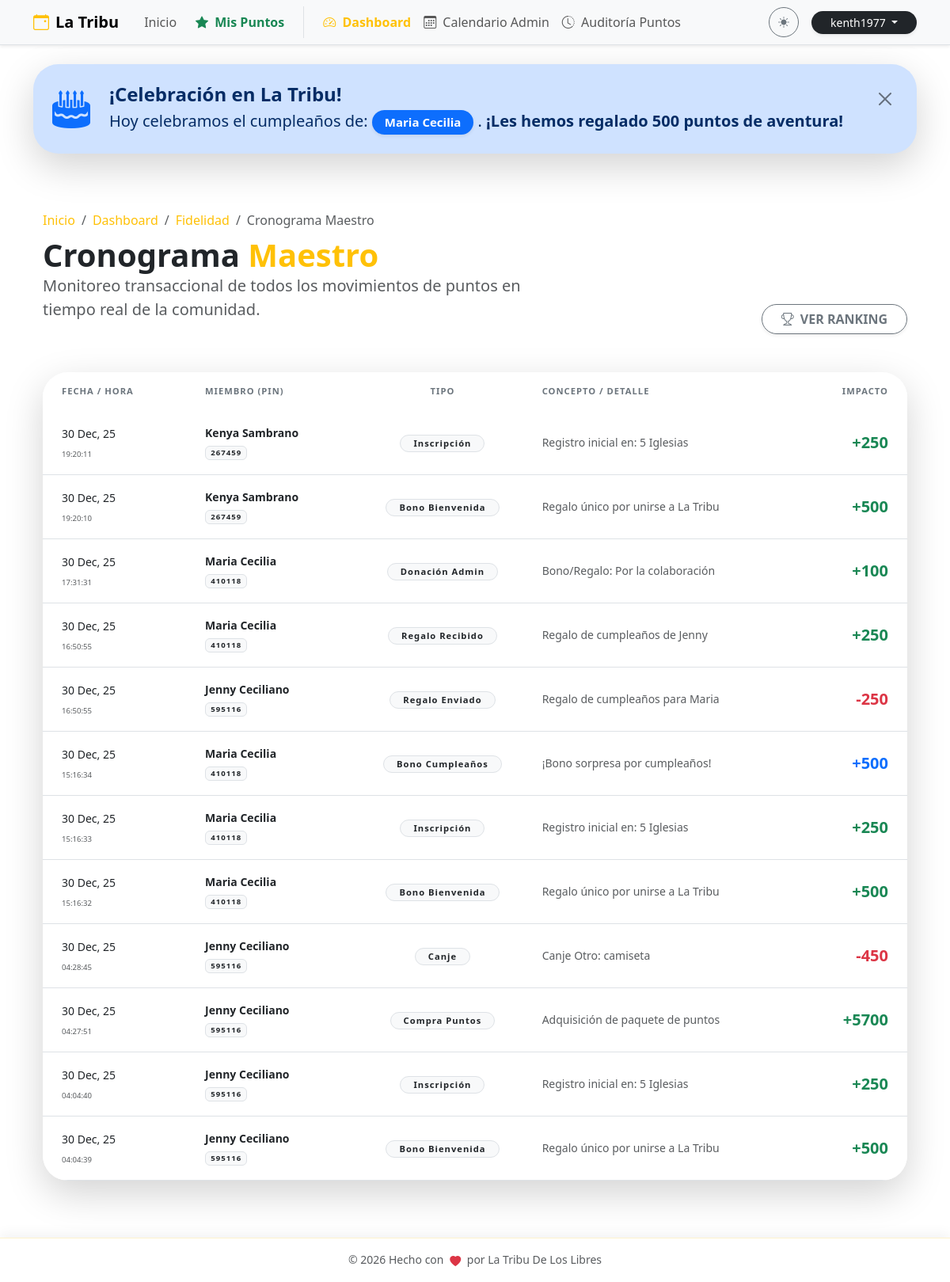
Before: /admin/puntos/cronograma (signed in) with the older database file.
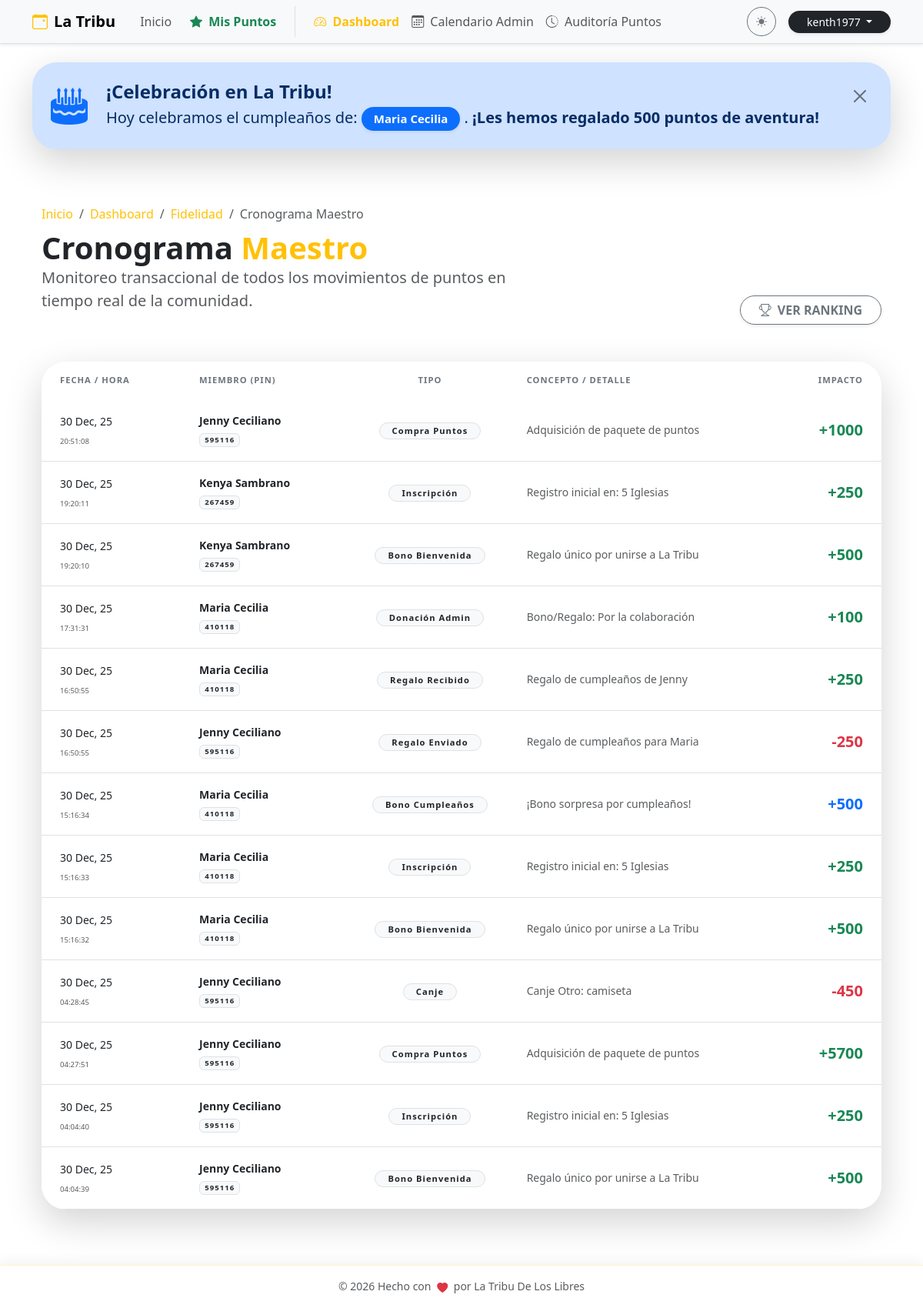
After: the same page with the newer database file.
### db.py (models this page shows, shortened)
class Member(db.Model):
    __tablename__ = 'member'
    id = db.Column(db.Integer, primary_key=True)
    pin = db.Column(db.String(10), unique=True, nullable=False)
    nombre = db.Column(db.String(100), nullable=False)
    apellido1 = db.Column(db.String(100), nullable=False)
    apellido2 = db.Column(db.String(100))
    telefono = db.Column(db.String(20))
    birth_date = db.Column(db.Date)
    puntos_totales = db.Column(db.Integer, default=0)
    ultimo_regalo_bday = db.Column(db.Integer, default=0)
    bookings = db.relationship('Booking', backref='member', lazy=True, cascade="all, delete-orphan")
    point_logs = db.relationship('PointLog', backref='member', lazy=True, cascade="all, delete-orphan")

class PointLog(db.Model):
    __tablename__ = 'point_log'
    id = db.Column(db.Integer, primary_key=True)
    member_id = db.Column(db.Integer, db.ForeignKey('member.id'), nullable=False)
    transaction_type = db.Column(db.String(50), nullable=False)
    description = db.Column(db.String(200))
    amount = db.Column(db.Integer, nullable=False)
    created_at = db.Column(db.DateTime, default=datetime.utcnow)
    booking_id = db.Column(db.Integer, db.ForeignKey('booking.id'), nullable=True)
    is_penalized = db.Column(db.Boolean, default=False)  # Si el movimiento fue penalizado
    penalty_reason = db.Column(db.String(200), nullable=True)  # Razón de la penalización

### puntos.py (the view)
@puntos_bp.route('/cronograma')
@login_required
def cronograma_total():
    if not current_user.is_superuser:
        abort(403)
    raw_logs = PointLog.query.order_by(PointLog.created_at.desc()).limit(200).all()
    formatted_logs = [_formatear_log(log) for log in raw_logs]
    return render_template('puntos.html',
                         logs=formatted_logs,
                         selected_member=None,
                         is_global_schedule=True)

### app.py (called while the page is built)
@login_manager.user_loader
def load_user(user_id):
    try:
        return User.query.get(int(user_id))
    except (TypeError, ValueError, Exception):
        return None

### templates/puntos.html (shortened to what the changed rows need)
    {% extends "base.html" %}
    {% block content %}
    <div class="container py-4">
        <div class="row mb-5 align-items-end animate__animated animate__fadeIn">
            <div class="col-md-7">
                <h1 class="display-6 fw-bold mb-0">
                    {% if is_global_schedule %}
                        Cronograma <span class="text-warning">Maestro</span>
                    {% elif selected_member %}
                        Estado de Cuenta: <span class="text-warning">{{ selected_member.nombre }}</span>
                    {% else %}
                        Portal de <span class="text-warning">Fidelidad</span>
                    {% endif %}
                </h1>
            </div>
        </div>
        {% if is_global_schedule %}
        <div class="card border-0 shadow-lg rounded-5 overflow-hidden animate__animated animate__fadeIn">
            <div class="card-body p-0">
                <div class="table-responsive">
                    <table class="table table-hover align-middle mb-0">
                        <thead class="bg-body-tertiary">
                            <tr>
                                <th class="border-0 px-4 py-3 text-secondary x-small fw-bold text-uppercase">Fecha / Hora</th>
                                <th class="border-0 py-3 text-secondary x-small fw-bold text-uppercase">Miembro (PIN)</th>
                                <th class="border-0 py-3 text-secondary x-small fw-bold text-uppercase text-center">Tipo</th>
                                <th class="border-0 py-3 text-secondary x-small fw-bold text-uppercase">Concepto / Detalle</th>
                                <th class="border-0 py-3 text-secondary x-small fw-bold text-uppercase text-end pe-4">Impacto</th>
                            </tr>
                        </thead>
                        <tbody>
                            {% if logs %}
                                {% for log in logs %}
                                <tr class="animate__animated animate__fadeIn" style="animation-delay: {{ loop.index0 * 0.05 }}s">
                                    <td class="px-4 py-3">
                                        <span class="fw-medium small text-body">{{ log.fecha.strftime('%d %b, %y') }}</span><br>
                                        <small class="text-muted" style="font-size: 0.6rem;">{{ log.fecha.strftime('%H:%M:%S') }}</small>
                                    </td>
                                    <td>
                                        <div class="fw-bold text-body small">{{ log.member }}</div>
                                        <span class="badge bg-light text-dark border x-small" style="font-size: 0.6rem;">{{ log.pin }}</span>
                                    </td>
                                    <td class="text-center">
                                        <span class="badge bg-light text-dark border px-3 py-1 rounded-pill x-small fw-bold">{{ log.tipo }}</span>
                                    </td>
                                    <td class="small text-muted">{{ log.detalle }}</td>
                                    <td class="text-end pe-4">
                                        <span class="fw-bold fs-5 {{ log.color }}">
                                            {% if log.monto > 0 %}+{% endif %}{{ log.monto }}
                                        </span>
                                    </td>
                                </tr>
                                {% endfor %}
                            {% endif %}
                        </tbody>
                    </table>
                </div>
            </div>
        </div>
        {% endif %}
    </div>
    {% endblock %}

Changed rows visible on the page:
added PointLog: fecha "30 Dec, 25", fecha "20:51:08", tipo "Compra Puntos", detalle "Adquisición de paquete de puntos", monto "1000"
Other visible differences:
new list line: "Jenny Ceciliano +"
new list line: "595116"
